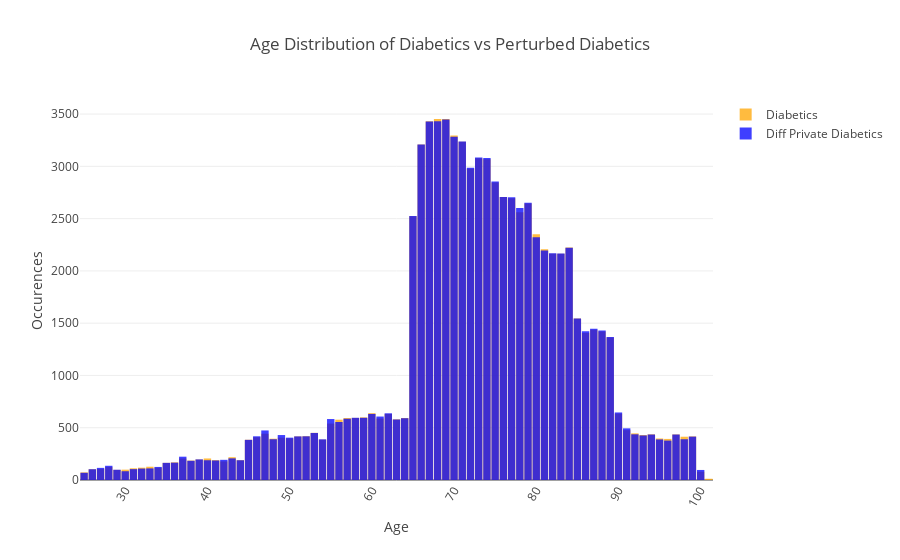
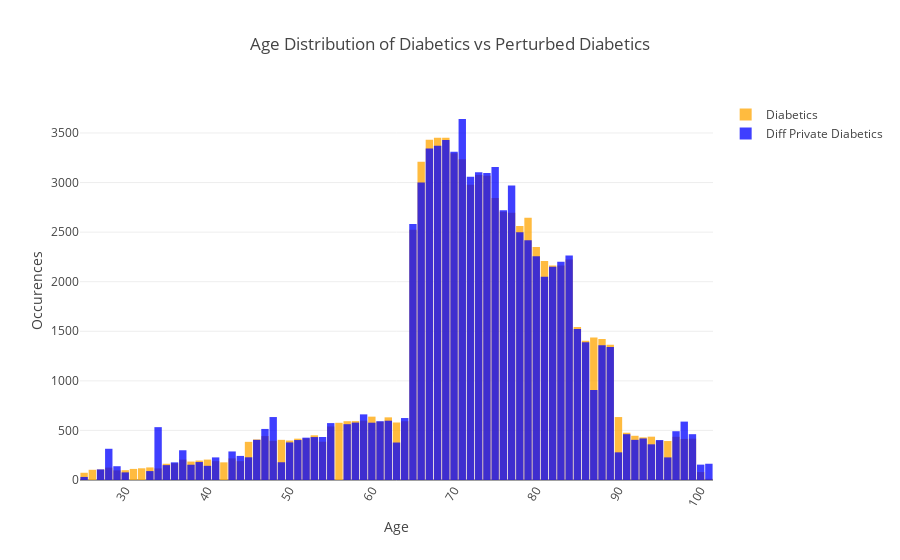
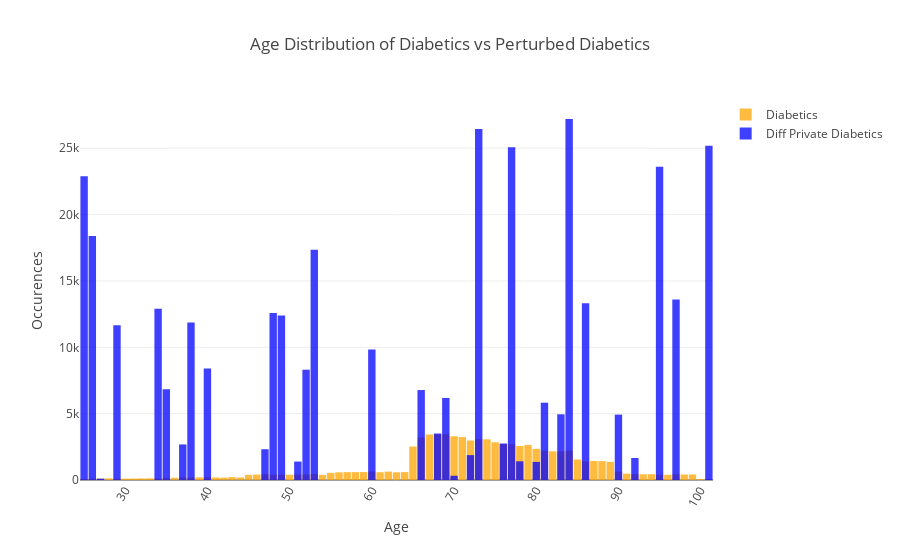

The notebook cell saved with these charts, in order:
### Markdown cell above
## Perturb the Data
We can pull random numbers from the lapacian distribution to perturb the data to protect people in the dataset.

### Code cell
perturbed_ages()

### Figure 1 — Plotly figure (JSON) as saved in the notebook; plotly's stock layout.template omitted (floating-point values rounded to 4 significant figures)
{"data": [{"marker": {"color": "#FFA500"}, "name": "Diabetics", "opacity": 0.75, "type": "bar", "x": [25, 26, 27, 28, 29, 30, 31, 32, 33, 34, 35, 36, 37, 38, 39, 40, 41, 42, 43, 44, 45, 46, 47, 48, 49, 50, 51, 52, 53, 54, 55, 56, 57, 58, 59, 60, 61, 62, 63, 64, 65, 66, 67, 68, 69, 70, 71, 72, 73, 74, 75, 76, 77, 78, 79, 80, 81, 82, 83, 84, 85, 86, 87, 88, 89, 90, 91, 92, 93, 94, 95, 96, 97, 98, 99, 100, 101], "y": [73, 103, 106, 125, 97, 99, 112, 118, 127, 117, 164, 169, 206, 186, 196, 206, 190, 178, 218, 190, 385, 409, 443, 395, 405, 398, 417, 419, 451, 386, 540, 577, 593, 594, 599, 639, 588, 632, 580, 593, 2523, 3209, 3431, 3453, 3452, 3296, 3236, 2977, 3077, 3069, 2845, 2706, 2696, 2561, 2645, 2351, 2208, 2163, 2163, 2223, 1544, 1405, 1436, 1421, 1364, 635, 477, 446, 430, 437, 397, 393, 436, 414, 417, 80, 12]}, {"marker": {"color": "#0000FF"}, "name": "Diff Private Diabetics", "opacity": 0.75, "type": "bar", "x": [25, 26, 27, 28, 29, 30, 31, 32, 33, 34, 35, 36, 37, 38, 39, 40, 41, 42, 43, 44, 45, 46, 47, 48, 49, 50, 51, 52, 53, 54, 55, 56, 57, 58, 59, 60, 61, 62, 63, 64, 65, 66, 67, 68, 69, 70, 71, 72, 73, 74, 75, 76, 77, 78, 79, 80, 81, 82, 83, 84, 85, 86, 87, 88, 89, 90, 91, 92, 93, 94, 95, 96, 97, 98, 99, 100, 101], "y": [69, 103, 116, 136, 98, 84, 104, 109, 111, 125, 164, 166, 223, 184, 197, 189, 187, 193, 207, 189, 384, 418, 474, 390, 430, 405, 417, 418, 450, 389, 583, 555, 586, 595, 595, 632, 607, 638, 579, 591, 2524, 3210, 3428, 3431, 3448, 3284, 3237, 2986, 3085, 3080, 2856, 2708, 2705, 2602, 2651, 2323, 2195, 2168, 2167, 2222, 1544, 1423, 1447, 1431, 1368, 646, 494, 437, 426, 435, 388, 377, 435, 390, 415, 96, 0]}], "layout": {"bargap": 0.1, "barmode": "overlay", "showlegend": true, "title": "Age Distribution of Diabetics vs Perturbed Diabetics", "xaxis": {"exponentformat": "none", "tickangle": 300, "title": "Age"}, "yaxis": {"title": "Occurences"}}}

### Figure 2 — Plotly figure (JSON) as saved in the notebook; plotly's stock layout.template omitted (floating-point values rounded to 4 significant figures)
{"data": [{"marker": {"color": "#FFA500"}, "name": "Diabetics", "opacity": 0.75, "type": "bar", "x": [25, 26, 27, 28, 29, 30, 31, 32, 33, 34, 35, 36, 37, 38, 39, 40, 41, 42, 43, 44, 45, 46, 47, 48, 49, 50, 51, 52, 53, 54, 55, 56, 57, 58, 59, 60, 61, 62, 63, 64, 65, 66, 67, 68, 69, 70, 71, 72, 73, 74, 75, 76, 77, 78, 79, 80, 81, 82, 83, 84, 85, 86, 87, 88, 89, 90, 91, 92, 93, 94, 95, 96, 97, 98, 99, 100, 101], "y": [73, 103, 106, 125, 97, 99, 112, 118, 127, 117, 164, 169, 206, 186, 196, 206, 190, 178, 218, 190, 385, 409, 443, 395, 405, 398, 417, 419, 451, 386, 540, 577, 593, 594, 599, 639, 588, 632, 580, 593, 2523, 3209, 3431, 3453, 3452, 3296, 3236, 2977, 3077, 3069, 2845, 2706, 2696, 2561, 2645, 2351, 2208, 2163, 2163, 2223, 1544, 1405, 1436, 1421, 1364, 635, 477, 446, 430, 437, 397, 393, 436, 414, 417, 80, 12]}, {"marker": {"color": "#0000FF"}, "name": "Diff Private Diabetics", "opacity": 0.75, "type": "bar", "x": [25, 26, 27, 28, 29, 30, 31, 32, 33, 34, 35, 36, 37, 38, 39, 40, 41, 42, 43, 44, 45, 46, 47, 48, 49, 50, 51, 52, 53, 54, 55, 56, 57, 58, 59, 60, 61, 62, 63, 64, 65, 66, 67, 68, 69, 70, 71, 72, 73, 74, 75, 76, 77, 78, 79, 80, 81, 82, 83, 84, 85, 86, 87, 88, 89, 90, 91, 92, 93, 94, 95, 96, 97, 98, 99, 100, 101], "y": [31, 0, 107, 315, 139, 77, 0, 0, 90, 533, 150, 178, 300, 154, 181, 143, 228, 0, 288, 243, 229, 405, 515, 635, 179, 379, 403, 427, 433, 434, 574, 0, 563, 579, 662, 578, 593, 598, 378, 625, 2583, 3000, 3343, 3372, 3429, 3311, 3641, 3058, 3104, 3096, 3156, 2721, 2970, 2498, 2419, 2256, 2050, 2150, 2201, 2264, 1523, 1389, 908, 1360, 1341, 279, 462, 405, 419, 360, 403, 228, 492, 589, 462, 155, 164]}], "layout": {"bargap": 0.1, "barmode": "overlay", "showlegend": true, "title": "Age Distribution of Diabetics vs Perturbed Diabetics", "xaxis": {"exponentformat": "none", "tickangle": 300, "title": "Age"}, "yaxis": {"title": "Occurences"}}}

### Figure 3 — Plotly figure (JSON) as saved in the notebook; plotly's stock layout.template omitted (floating-point values rounded to 4 significant figures)
{"data": [{"marker": {"color": "#FFA500"}, "name": "Diabetics", "opacity": 0.75, "type": "bar", "x": [25, 26, 27, 28, 29, 30, 31, 32, 33, 34, 35, 36, 37, 38, 39, 40, 41, 42, 43, 44, 45, 46, 47, 48, 49, 50, 51, 52, 53, 54, 55, 56, 57, 58, 59, 60, 61, 62, 63, 64, 65, 66, 67, 68, 69, 70, 71, 72, 73, 74, 75, 76, 77, 78, 79, 80, 81, 82, 83, 84, 85, 86, 87, 88, 89, 90, 91, 92, 93, 94, 95, 96, 97, 98, 99, 100, 101], "y": [73, 103, 106, 125, 97, 99, 112, 118, 127, 117, 164, 169, 206, 186, 196, 206, 190, 178, 218, 190, 385, 409, 443, 395, 405, 398, 417, 419, 451, 386, 540, 577, 593, 594, 599, 639, 588, 632, 580, 593, 2523, 3209, 3431, 3453, 3452, 3296, 3236, 2977, 3077, 3069, 2845, 2706, 2696, 2561, 2645, 2351, 2208, 2163, 2163, 2223, 1544, 1405, 1436, 1421, 1364, 635, 477, 446, 430, 437, 397, 393, 436, 414, 417, 80, 12]}, {"marker": {"color": "#0000FF"}, "name": "Diff Private Diabetics", "opacity": 0.75, "type": "bar", "x": [25, 26, 27, 28, 29, 30, 31, 32, 33, 34, 35, 36, 37, 38, 39, 40, 41, 42, 43, 44, 45, 46, 47, 48, 49, 50, 51, 52, 53, 54, 55, 56, 57, 58, 59, 60, 61, 62, 63, 64, 65, 66, 67, 68, 69, 70, 71, 72, 73, 74, 75, 76, 77, 78, 79, 80, 81, 82, 83, 84, 85, 86, 87, 88, 89, 90, 91, 92, 93, 94, 95, 96, 97, 98, 99, 100, 101], "y": [22885, 18396, 100, 0, 11669, 0, 0, 0, 0, 12913, 6841, 0, 2681, 11861, 0, 8407, 0, 0, 0, 0, 0, 0, 2319, 12590, 12403, 0, 1389, 8313, 17352, 4, 0, 0, 0, 0, 0, 9841, 0, 0, 0, 0, 0, 6778, 0, 3503, 6184, 322, 0, 1876, 26453, 0, 0, 2749, 25069, 1409, 0, 1365, 5826, 0, 4952, 27206, 0, 13326, 0, 0, 0, 4928, 0, 1659, 0, 0, 23611, 0, 13599, 0, 0, 0, 25198]}], "layout": {"bargap": 0.1, "barmode": "overlay", "showlegend": true, "title": "Age Distribution of Diabetics vs Perturbed Diabetics", "xaxis": {"exponentformat": "none", "tickangle": 300, "title": "Age"}, "yaxis": {"title": "Occurences"}}}
